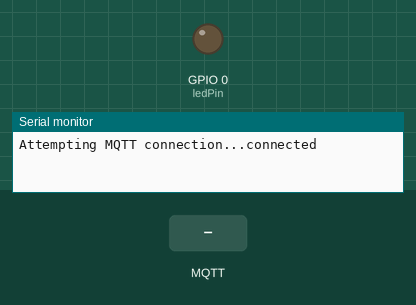
Recording of a sketch running on a simulated ESP8266 (NodeMCU). Shown: output pins drawn as LEDs (lit = HIGH), the last lines printed to the serial monitor. The test bench sets the inputs (shaded band). No MQTT or app messages arrive unless stated.

Above: at 1.2 s.
1.3 s: MQTT message "0" arrives on the first subscribed topic
At 1.7 s:
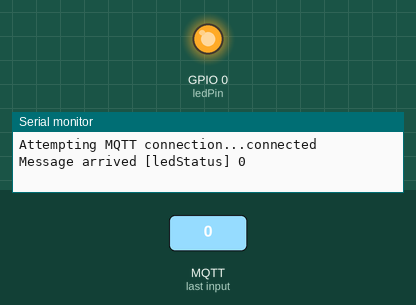
2.8 s: MQTT message "1" arrives on the first subscribed topic
At 4.0 s:
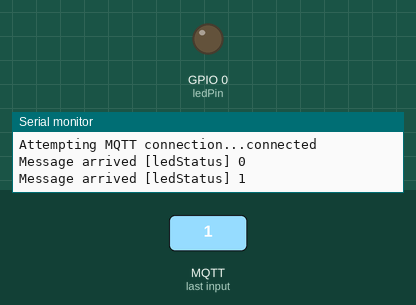
Timing chart, 0 to 5.8 s (numbered marks = the images above; inputs shaded):
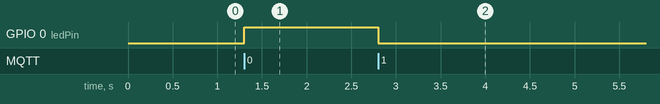

The sketch:

greenhouse_esp8266_controller.ino
```cpp
#include <EEPROM.h>
#include <ESP8266WiFi.h>
#include <PubSubClient.h>
#include <Wire.h>
#include <Adafruit_INA219.h>

// Connect to the WiFi
const char* ssid = "Dear John";
const char* password = "password123";
const char* mqtt_server = "greenhouse";

WiFiClient espClient;
PubSubClient client(espClient);

const byte ledPin = 0; // Pin with LED on Adafruit Huzzah

#define DOUT_0  (0)
#define DOUT_1  (1)
#define DOUT_2  (2)
#define DOUT_3  (3)
#define DOUT_4  (4)
#define DOUT_5  (5)
#define DOUT_6  (6)
#define DOUT_7  (7)
#define DOUT_8  (8)

// Definition of the outputs
#define AON_PLANE           (DOUT_0)
#define CLONER_LIGHT        (DOUT_1)
#define CLONER_PUMP         (DOUT_2)
#define CLONER_HEAT         (DOUT_3)
#define LIGHTS_SIDE         (DOUT_4)
#define LIGHTS_BACK         (DOUT_5)
#define VERTICAL_VALVE      (DOUT_6)
#define VERTICAL_PUMP       (DOUT_7)
#define FISH_TANK_HEATER    (DOUT_8)
#define FISH_TANK_COVER     (DOUT_9)
#define FAN                 (DOUT_10)
#define GROW_BED_PUMP       (DOUT_11)

// Definition of the inputs
#define CLONER_WATER_LEVEL (DIN_12)
#define GROW_BED_WATER_LEVEL_SUMP_1 (DIN_13)
#define GROW_BED_WATER_LEVEL_SUMP_2 (DIN_14)

// MQTT Topics subscribed to.
// Cloner
#define MQTT_TOPIC_CLONER_LIGHT "greenhouse/cloner/light"
#define MQTT_TOPIC_CLONER_PUMP "greenhouse/cloner/pump"
#define MQTT_TOPIC_CLONER_HEATER "greenhouse/cloner/heater"
#define MQTT_TOPIC_CLONER "greenhouse/cloner/water_level"

// Lights
#define MQTT_TOPIC_LIGHTS_SIDE "greenhouse/lights/side"
#define MQTT_TOPIC_LIGHTS_BACK "greenhouse/lights/back"

// Vertical towers
#define MQTT_TOPIC_VERTICAL_VALVE "greenhouse/vertical/valve"
#define MQTT_TOPIC_VERTICAL_PUMP "greenhouse/vertical/pump"

// Fish tank
#define MQTT_TOPIC_FISH_TANK_HEATER "greenhouse/fish_tank/heater"
#define MQTT_TOPIC_FISH_TANK_COVER "greenhouse/fish_tank/cover"

// Fan
#define MQTT_TOPIC_FAN_FAN "greenhouse/fan/fan"

// Grow bed
#define MQTT_TOPIC_GROW_BED_PUMP "greenhouse/grow_bed/pump"
#define MQTT_TOPIC_GROW_BED_WATER_LEVEL_SUMP_1 "greenhouse/grow_bed/water_level_sump_1"
#define MQTT_TOPIC_GROW_BED_WATER_LEVEL_SUMP_2 "greenhouse/grow_bed/water_level_sump_2"

void callback(char* topic, byte* payload, unsigned int length) {
    Serial.print("Message arrived [");
    Serial.print(topic);
    Serial.print("] ");

    if (strcmp(topic,"ledStatus")==0){
        //
    }
/*
    if (strcmp(topic,"red")==0) {
        //
    }
    if (strcmp(topic,"blue")==0) {
        //
    }
    if (strcmp(topic,"green")==0) {
        //
    }
*/
    for (int i=0;i<length;i++) {
        char receivedChar = (char)payload[i];
        Serial.print(receivedChar);
        if (receivedChar == '0')
        // ESP8266 Huzzah outputs are "reversed"
        digitalWrite(ledPin, HIGH);
        if (receivedChar == '1')
        digitalWrite(ledPin, LOW);
    }
    Serial.println();
}

void reconnect() {
// Loop until we're reconnected
while (!client.connected()) {
    Serial.print("Attempting MQTT connection...");
    // Attempt to connect
    if (client.connect("ESP8266 Client")) {
            Serial.println("connected");
            // ... and subscribe to topic
            client.subscribe("ledStatus");
/*
            client.subscribe("red");
            client.subscribe("green");
            client.subscribe("blue");
*/
        } else {
            Serial.print("failed, rc=");
            Serial.print(client.state());
            Serial.println(" try again in 5 seconds");
            // Wait 5 seconds before retrying
            delay(5000);
        }
    }
}

void setup()
{
    Serial.begin(9600);

    client.setServer(mqtt_server, 1883);
    client.setCallback(callback);

    pinMode(ledPin, OUTPUT);
}

void loop()
{
    if (!client.connected()) {
        reconnect();
    }
    client.loop();
}
```

Measured:
- after the input at 1.3 s, GPIO 0 (ledPin): LOW → HIGH at once
- after the input at 2.8 s, GPIO 0 (ledPin): HIGH → LOW at once
